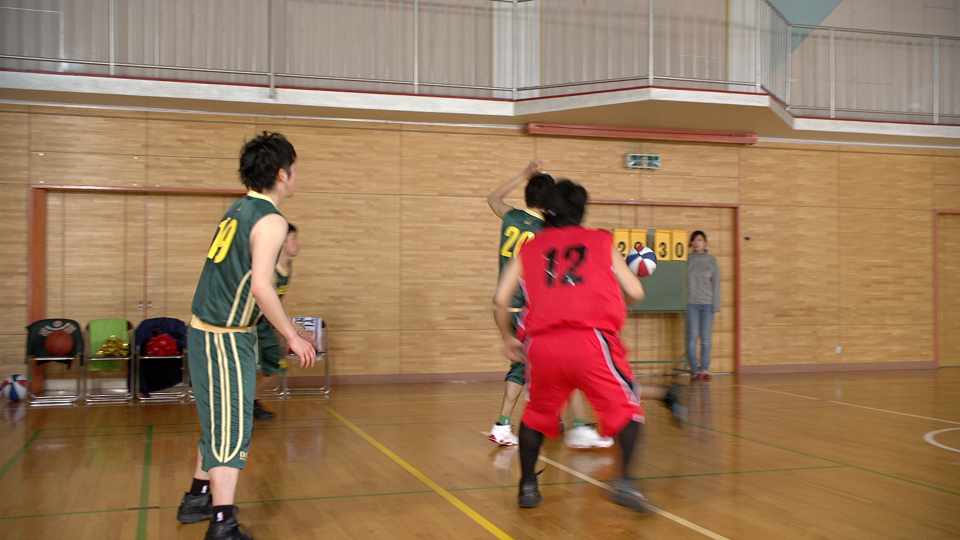
#> input picture L01_OpenCV/HW1/data/image.png, 960 x 540 px, found by its file name
$ python HW2.py
#> lines starting #> are read from the running program, lines starting #| are printed output that depends on the picture
import cv2
import numpy as np
import matplotlib.pyplot as plt

# 이미지 불러오기
img = cv2.imread('/mnt/data/image.png')
#> img is the input picture: shape (540, 960, 3); mean B, G, R 91.2, 120.6, 154.7
img_rgb = cv2.cvtColor(img, cv2.COLOR_BGR2RGB)

# 초기 사각형 영역 설정 (x, y, width, height)
rect = (50, 50, img.shape[1] - 100, img.shape[0] - 100)
#> rect = (50, 50, 860, 440)

# 초기화
mask = np.zeros(img.shape[:2], np.uint8)
bgdModel = np.zeros((1, 65), np.float64)
fgdModel = np.zeros((1, 65), np.float64)

# GrabCut 수행
cv2.grabCut(img, mask, rect, bgdModel, fgdModel, 5, cv2.GC_INIT_WITH_RECT)

# 마스크 처리 (0 또는 2는 배경, 1 또는 3은 전경으로 설정)
mask2 = np.where((mask == 2) | (mask == 0), 0, 1).astype('uint8')
result = img_rgb * mask2[:, :, np.newaxis]
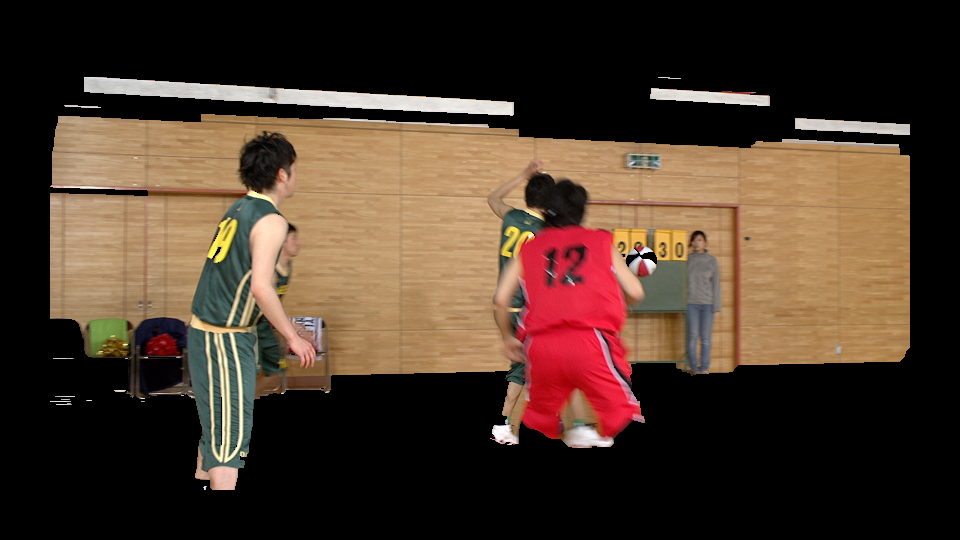
#> result: shape (540, 960, 3); mean R, G, B 74.9, 56.2, 42.9

# 마스크 시각화를 위한 변환
mask_vis = (mask2 * 255).astype('uint8')

# 시각화
plt.figure(figsize=(15, 5))

plt.subplot(1, 3, 1)
plt.title("Original Image")
plt.imshow(img_rgb)
plt.axis("off")

plt.subplot(1, 3, 2)
plt.title("Mask")
plt.imshow(mask_vis, cmap='gray')
plt.axis("off")

plt.subplot(1, 3, 3)
plt.title("Background Removed")
plt.imshow(result)
plt.axis("off")

plt.tight_layout()
plt.show()
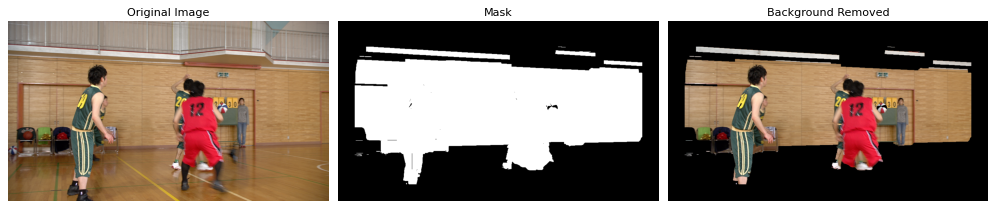
#> figure drawn by matplotlib, 3 panels
